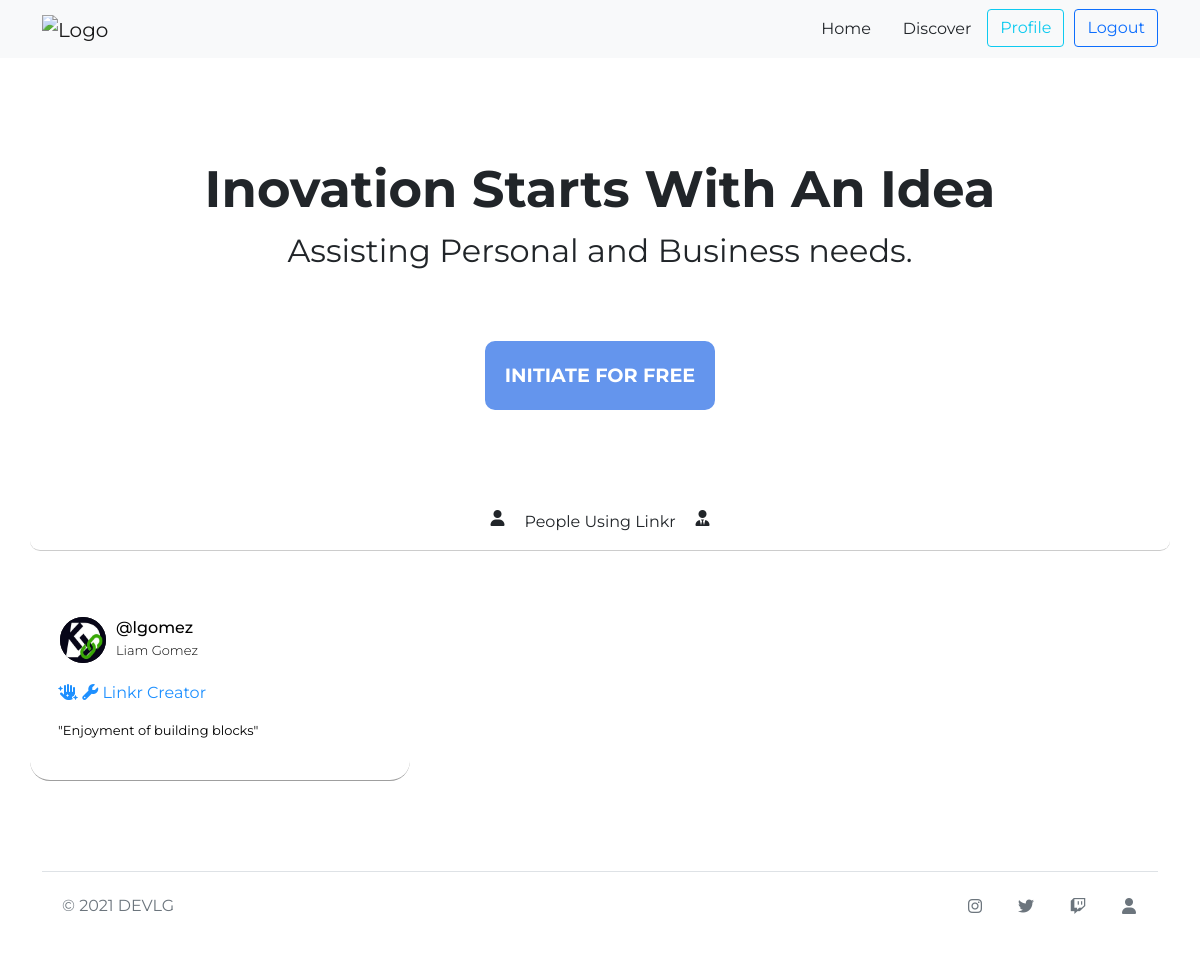
The page /discover/ (signed in) on the database its author committed.
### users/models.py (models this page shows, shortened)
class Profile(models.Model):
    user = models.OneToOneField(User, on_delete=models.CASCADE, null=True, blank=True)
    firstName = models.CharField(max_length=200, blank=False, null=False)
    lastName = models.CharField(max_length=200, blank=False, null=False)
    email = models.EmailField(max_length=500, blank=False, null=False)
    username = models.CharField(max_length=200, blank=True, null=True, unique=True)
    userStatus = models.CharField(max_length=200, blank=True, null=True, default='New user')
    profileImage = models.ImageField(blank=True, null=True, upload_to='images/user/', default='images/user/user-default.png')
    socialTitle1 = models.CharField(max_length=200, blank=True, null=True)
    socialLink1 = models.URLField(max_length=200, blank=True, null=True)
    socialTitle2 = models.CharField(max_length=200, blank=True, null=True)
    socialLink2 = models.URLField(max_length=200, blank=True, null=True)
    socialTitle3 = models.CharField(max_length=200, blank=True, null=True)
    socialLink3 = models.URLField(max_length=200, blank=True, null=True)
    socialTitle4 = models.CharField(max_length=200, blank=True, null=True)
    socialLink4 = models.URLField(max_length=200, blank=True, null=True)
    socialTitle5 = models.CharField(max_length=200, blank=True, null=True)
    socialLink5 = models.URLField(max_length=200, blank=True, null=True)
    isOwner = models.BooleanField(default=False)
    isDonator = models.BooleanField(default=False)
    isSuperDonator = models.BooleanField(default=False)
    isAdmin = models.BooleanField(default=False)
    isNewUser = models.BooleanField(default=True)
    created = models.DateTimeField(auto_now_add=True)
    id = models.UUIDField(default=uuid.uuid4, unique=True, primary_key=True, editable=False)

### users/views.py (the view)
# urls.py: path('discover/', views.allUsers, name='all-users'),
def allUsers(request):
    profiles = Profile.objects.all()
    context = {'profiles':profiles}
    return render(request, 'users/users-list.html', context)

### users/templates/users/users-list.html
{% extends 'bootstrap-main.html' %}
{% block content %}
<div class="spacer"></div>
<div class="container">
    <h1 class="Header">Inovation starts with an idea</h1>
    <p class="Secondary">Assisting Personal and Business needs.</p>
</div>
<div class="spacer-half"></div>
<div class="container d-flex justify-content-center">
    <a href="{% url 'signup' %}" class="btn-mainSignup">Initiate for free</a>
</div>
<div class="spacer"></div>
<div class="container d-flex justify-content-center userListBorder">
    <i class="fas fa-user"></i>
    <p class="usersListBr">People Using Linkr</p>
    <i class="fas fa-user-tie"></i>
</div>
<div class="d-flex justify-content-between">
    <div class="container mt-5 mb-3">
        <div class="row d-flex justify-content-between">
            {% for user in profiles %}
            <div class="usersBorder col-md-4">
                <a class="cardLinks" href="{% url 'user-profile' user.username %}">
                <div class="card p-3 mb-2">
                    <div class="d-flex justify-content-between">
                        <div class="d-flex flex-row align-items-center">
                            <div class="icon"><img src="{{user.profileImage.url}}" class="profileImg"></div>
                            <div class="ms-2 c-details">
                                <h6 class="mb-0">@{{user.username|lower}}</h6> <span>{{user.firstName|capfirst}} {{user.lastName|capfirst}}</span>
                            </div>
                        </div>
                    </div>
                    <div class="mt-3">
                        {% if user.isOwner and user.isAdmin %}
                        <p class="heading"><i class="fas fa-hand-sparkles"></i> <i class="fas fa-wrench"></i> Linkr Creator</p>
                        <p class="quote">"{{user.userStatus}}"</p>
                        {% elif user.isDonator%}
                        <p class="heading"><i class="fas fa-donate"></i> Donator</p>
                        <p class="quote">"{{user.userStatus}}"</p>
                        {% elif user.isSuperDonator%}
                        <p class="heading"><i class="fas fa-coins"></i> Super Donator</p>
                        <p class="quote">"{{user.userStatus}}"</p>
                        {% elif user.isAdmin%}
                        <p class="heading"><i class="fas fa-wrench"></i> Linkr Admin</p>
                        <p class="quote">"{{user.userStatus}}"</p>
                        {% elif user.isNewUser%}
                        <p class="heading"><i class="fas fa-baby"></i> New User</p>
                        <p class="quote">"{{user.userStatus}}"</p>
                        {% else %}
                        <p class="heading">Status Error</p>
                        {% endif %}
                    </div>
                </div>
                </a>
            </div>
            {% endfor %}
        </div>
    </div>
</div>
{% endblock content %}

### static/css/landing.css (style rules this page uses)
body { font-family: 'Montserrat', sans-serif; }
.spacer { padding-top: 100px; }
.spacer-half { padding-top: 50px; }
.Header { font-size: 320%; font-weight: 700; text-align: center; text-transform: capitalize; }
.Secondary { font-size: xx-large; text-align: center; }
.btn-mainSignup { border: 20px solid cornflowerblue; background-color: cornflowerblue; color: white; border-radius: 10px; font-size: larger; font-weight: 700; text-transform: uppercase; text-decoration: none; }
.cardLinks { text-decoration: none; color: black; }

### static/css/discoverCard.css (style rules this page uses)
.card { border: none; border-radius: 10px }
.c-details span { font-weight: 300; font-size: 13px }
.icon { width: 50px; height: 50px; border-radius: 15px; display: flex; align-items: center; justify-content: center; font-size: 39px }
.profileImg { border: solid white 2px; border-radius: 50%; background-color: black; width: 50px; height: 50px; align-items: center; }
.usersBorder { border-bottom: 1px solid rgba(0, 0, 0, 0.377); border-radius: 20px; margin-bottom: 50px; }
.usersListBr { text-align: center; padding-left: 20px; padding-right: 20px; }
.userListBorder { border-bottom: 1px solid rgba(0, 0, 0, 0.199); border-radius: 10px; }
.heading { color: dodgerblue; }
.quote { font-size: small; }

### static/css/form.css (style rules this page uses)
body { font-family: 'Montserrat', sans-serif !important; }
.btn-mainSignup { border: 20px solid cornflowerblue; background-color: cornflowerblue; color: white; border-radius: 10px; font-size: larger; font-weight: 700; text-transform: uppercase; text-decoration: none; }

### rows shown on the page
Profile: profileImage (picture), username "lgomez", firstName "Liam", lastName "Gomez", userStatus "Enjoyment of building blocks"
